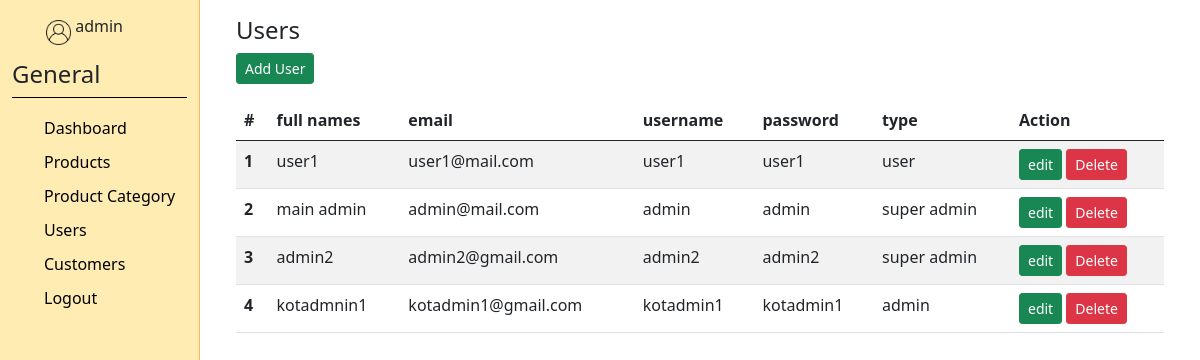
The app's page /admin/user.php (signed in) with its own data.
### tables this page shows
CREATE TABLE `user` (
  `full_names` varchar(50) NOT NULL,
  `email` varchar(50) NOT NULL,
  `username` varchar(30) NOT NULL,
  `password` varchar(30) NOT NULL,
  `type` varchar(30) NOT NULL
);

### admin/user.php (the view, shortened to what this page needs)
<?php
require_once "../assets/config.php";
    $search = isset($_POST['search']) ? $_POST['search'] :'';
    if($search){
        $statement = $db->prepare('SELECT * FROM user WHERE full_names LIKE :fullname ORDER BY type DESC');
        $statement->bindValue(':fullname', "%$search%");
    }
    else{
        $statement = $db->prepare('SELECT * FROM user ORDER BY type DESC');
    }
    $statement->execute();
    $users = $statement->fetchAll(PDO::FETCH_ASSOC);
?>
<?php include_once "../assets/base.php"; ?>
<body>
	<div class="container-fluid">
		<div class="row">
			<div class="col-2 sidebar-menu">
				<?php include_once "sidebar.php"; ?>
			</div>
			<div class="col-10 menu-preview">
            <div class="container">
                <h4 class="mt-3">Users</h4>
                <div>
                        <p>
                            <a href="newuser.php" type="button" class="btn btn-sm btn-success">Add User</a>
                        </p>
                        <table class="table table-striped">
                        <thead>
                        <tr>
                            <th scope="col">#</th>
                            <th scope="col">full names</th>
                            <th scope="col">email</th>
                            <th scope="col">username</th>
                            <th scope="col">password</th>
                            <th scope="col">type</th>
                            <th scope="col">Action</th>
                        </tr>
                        </thead>
                        <tbody>
                        <?php foreach ($users as $i=> $user): ?>
                            <tr>
                                <th scope="row"><?php echo $i + 1?></th>
                                <td><?php echo $user['full_names'] ?></td>
                                <td><?php echo $user['email'] ?></td>
                                <td><?php echo $user['username'] ?></td>
                                <td><?php echo $user['password'] ?></td>
                                <td><?php echo $user['type'] ?></td>
                                <td>
                                <a href="updateuser.php?email=<?php echo $user['email']?>" class="btn btn-sm btn-success">edit</a>
                                <form method="post" action="deleteuser.php" style="display: inline-block">
                                    <button type="submit" class="btn btn-sm btn-danger">Delete</button>
                                </form>
                                </td>
                            </tr>
                        <?php endforeach; ?>
                        </tbody>
                        </table>
                    </div>
                </div>
			</div>
		</div>
	</div>
</body>
</html>

### css/style.css (style rules this page uses)
a { text-decoration: none; }
body { scroll-behavior: smooth; }
.sidebar-menu { border-right: 1px solid #ffb74d; background-color: #ffecb3; height: 100vh; }
.menu-preview { height: 100vh; position: relative; overflow: auto; }

### records on screen
user: full_names "user1", email "user1@mail.com", username "user1", password "user1", type "user"
user: full_names "main admin", email "admin@mail.com", username "admin", password "admin", type "super admin"
user: full_names "admin2", email "admin2@gmail.com", username "admin2", password "admin2", type "super admin"
user: full_names "kotadmnin1", email "kotadmin1@gmail.com", username "kotadmin1", password "kotadmin1", type "admin"

### other values on screen
$_SESSION['user'] "admin"
